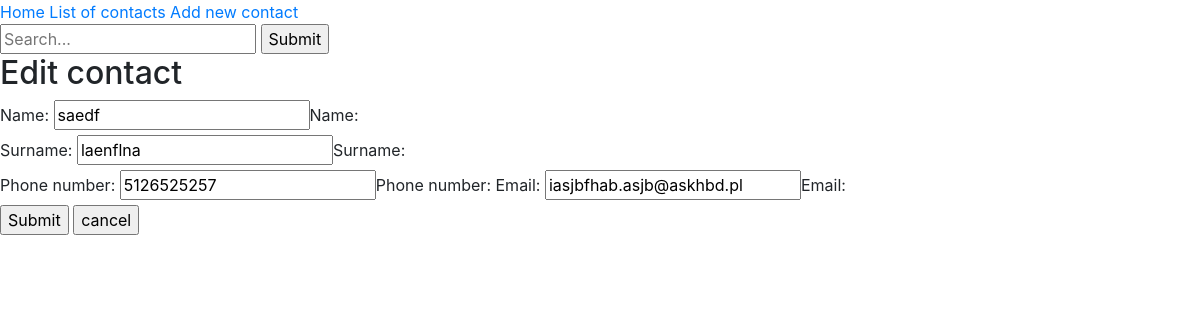
Page /edit/21/ on the committed database.
### PhonebookApp/models.py (models this page shows, shortened)
class Person(models.Model):
    name = models.CharField(max_length=50)
    surname = models.CharField(max_length=50)

class Phone(models.Model):
    person = models.ForeignKey(Person, editable=False, on_delete=models.CASCADE, null=True)
    phone_number = models.CharField(max_length=50, null=True, blank=True)

class Email(models.Model):
    person = models.ForeignKey(Person, editable=False, on_delete=models.CASCADE, null=True)
    email = models.EmailField(max_length=254, null=True, blank=True)

### PhonebookApp/views.py (the view)
# urls.py: path('edit/<int:person_id>/', views.edit, name='edit'),
def edit(request, person_id):
    person = Person.objects.get(pk=person_id)
    phone = Phone.objects.filter(person_id=person_id).first()
    email = Email.objects.filter(person_id=person_id).first()
    if request.method == 'POST':
        person_form = PersonForm(request.POST, instance=person)
        phone_form = PhoneForm(request.POST, instance=phone)
        email_form = EmailForm(request.POST, instance=email)
        if person_form.is_valid() or phone_form.is_valid() or email_form.is_valid():
            new_person = person_form.save()
            new_phone = phone_form.save(commit=False)
            new_email = email_form.save(commit=False)
            new_phone.person = new_person
            new_phone.save()
            new_email.person = new_person
            new_email.save()
            return redirect('detail', person_id)
    else:
        person_form = PersonForm(instance=person)
        phone_form = PhoneForm(instance=phone)
        email_form = EmailForm(instance=email)
    return render(request, 'edit.html', {'person_form': person_form,
                                         'phone_form': phone_form,
                                         'email_form': email_form})

### PhonebookApp/forms.py
class PersonForm(ModelForm):
    class Meta:
        model = Person
        fields = ['name', 'surname']

class PhoneForm(ModelForm):
    class Meta:
        model = Phone
        exclude = ['person']
        fields = ['phone_number']

### templates/edit.html (shortened to what this page needs)
{% extends 'base.html' %}
{% block content %}
    <h2>Edit contact</h2>
    <form action="" method="POST">{% csrf_token %}
    <div class="field_container">
    {%  for field in person_form %}
        <div class="field_container">
        {{ field.label_tag }}
        {{ field }}{{ field.label_tag }}
        </div>
    {% endfor %}
    {% for field in phone_form %}
        {{ field.label_tag }}
        {{ field }}{{ field.label_tag }}
    {% endfor %}
    {% for field in email_form %}
        {{ field.label_tag }}
        {{ field }}{{ field.label_tag }}
        </div>
    {% endfor %}
    <input type="submit" value="Submit"/>
    <a href="{% url "contact-list" %}"><input type="button" value="cancel"></a>
    </form>
{% endblock %}

### rows in the picture
Person: person_form "saedf" "laenflna"
Phone: phone_form "5126525257"
Email: email_form "iasjbfhab.asjb@askhbd.pl"

### other values in the picture
{{ field.label_tag }} "Name:" "Surname:"
{{ field.label_tag }} "Phone number:"
{{ field.label_tag }} "Email:"
